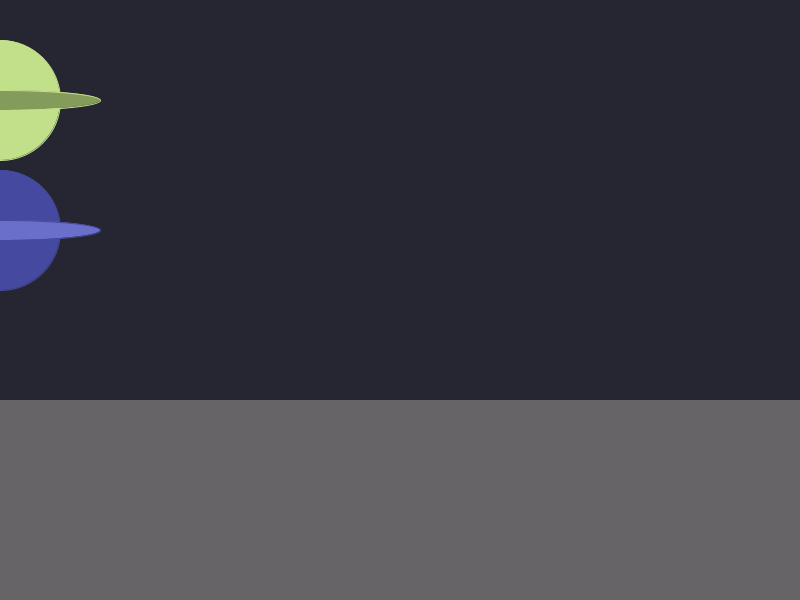
Frame 1 (no input)
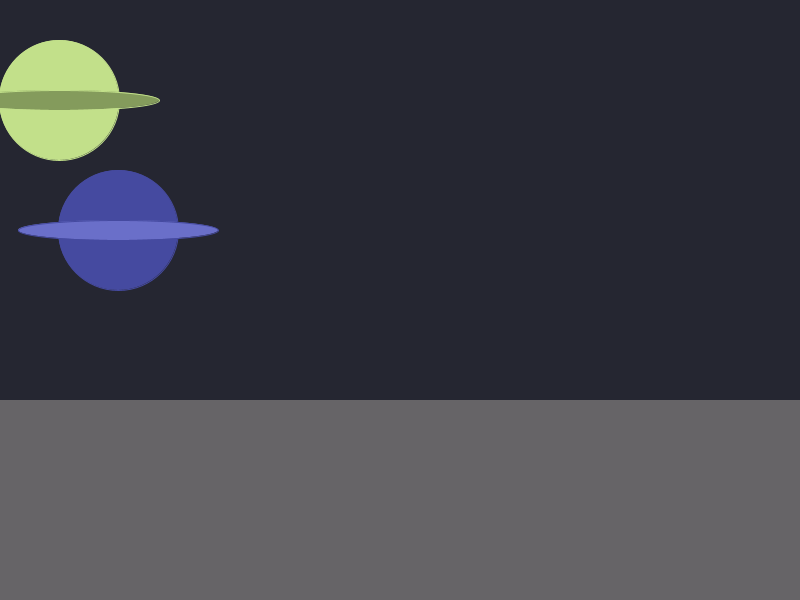
Frame 60 (the mouse pressed at the canvas centre just before this capture)
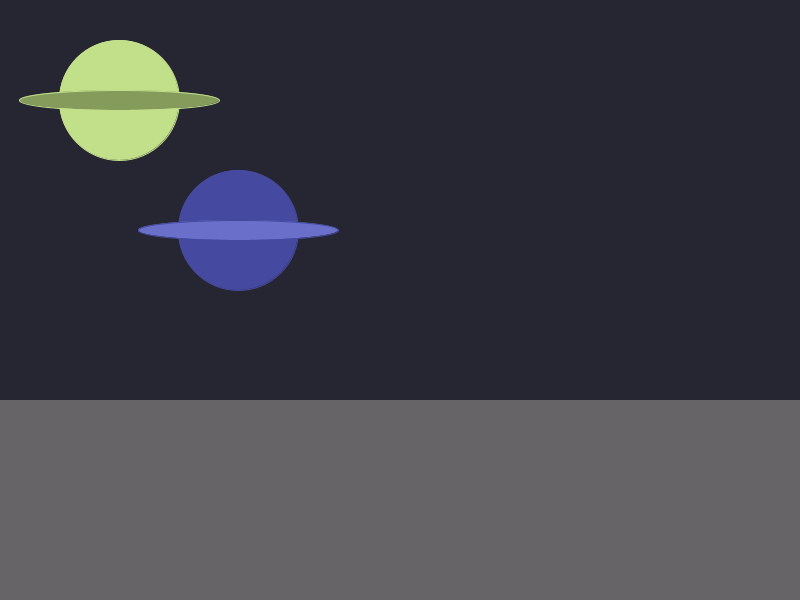
Frame 120 (the mouse held since frame 60 and released just before this capture)

The Processing sketch that drew these frames (run headless with seeded random() and noise(); from frame 60 on, the mouse is pressed at the canvas centre):

// Processing sketch: unit_2_animation_project
// ── unit_2_animation_project.pde
//Jody Wang
//Block 2-3
// Feb 18 2025

// astronuts globe in space 
// variables -------------------------------
int ax;
int bx;
int by;


void setup() { // --------------------------
  size(800, 600); // x y
  ax = 0;
  bx = 0;
} //--------------end setup----------------- (nothing should go outside of this)


void draw() { // ----------------------------
  background(37, 38, 49);
// planet #1
  stroke(69, 74, 160);
  fill(69, 74, 160);
  ellipse(ax, 230, 120, 120);
  fill(106, 111, 201);
  ellipse(ax, 230, 200, 20);
  ax = ax + 2;
  if(ax > 860) {
    ax=-100;
  }
// planet #2 
  stroke(194, 224, 138);
  fill(194, 224, 138);
  ellipse(bx, 100, 120, 120);
  fill(132, 155, 92); //the ring
  ellipse(bx, 100, 200, 20);
  bx = bx + 1;
  if(bx > 860) {
    bx = 0;
  }

//ground
  stroke(102, 100, 103);
  fill(102, 100, 103);
  rect(0, 400, 800, 200);
} //-------------- end of draw--------------- (nothing should go outside of this)
